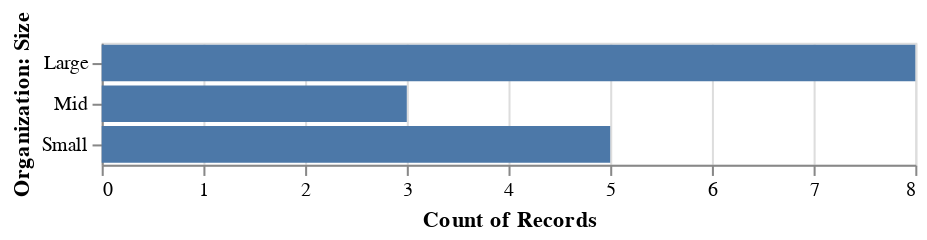
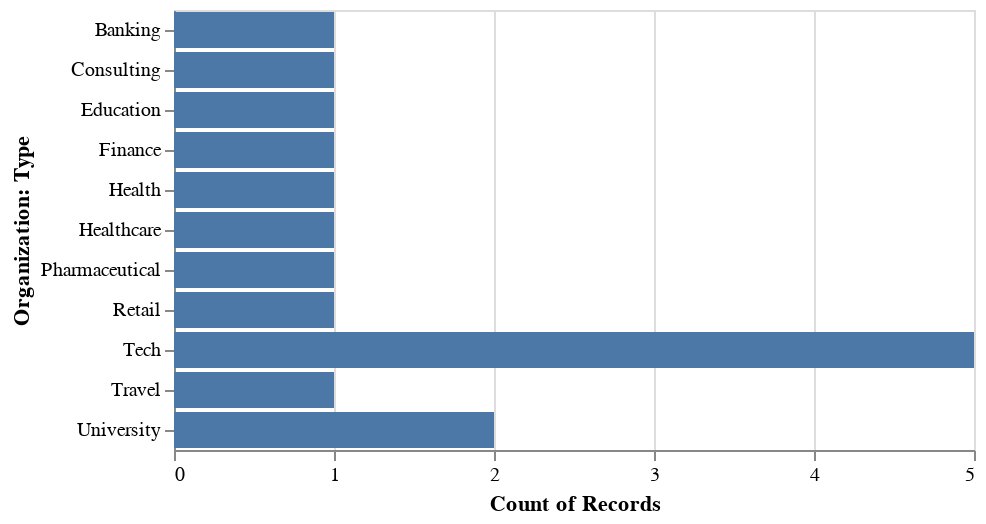
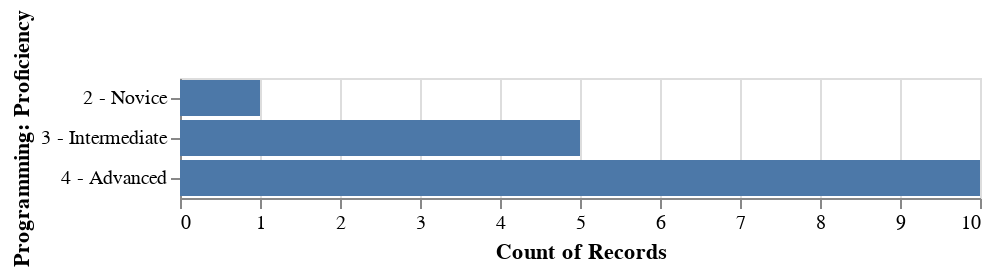
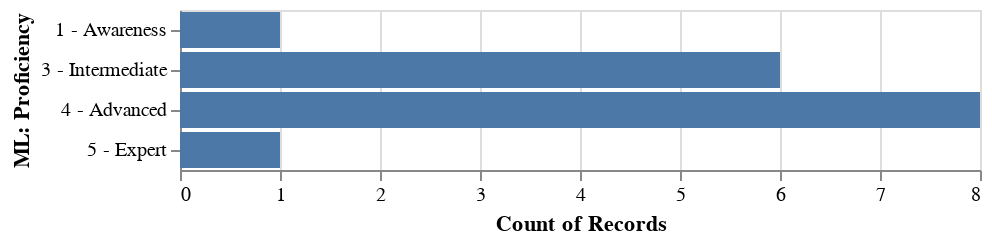

These figures' notebook cell, in order:
### Code cell
for col in singlechoice:
    chart = plotSingleChoice(col)
    display(chart)

### Figure 1 — Vega-Lite specification as saved in the notebook (floating-point values rounded to 4 significant figures)
{"config": {"view": {"continuousWidth": 400, "continuousHeight": 300}}, "data": {"name": "data-5b25d0b0c0960c663dc1ad58b549b13b"}, "mark": "bar", "encoding": {"x": {"type": "quantitative", "aggregate": "count", "axis": {"tickMinStep": 1}}, "y": {"type": "nominal", "field": "Organization: Size"}}, "$schema": "https://vega.github.io/schema/vega-lite/v4.0.2.json", "datasets": {"data-5b25d0b0c0960c663dc1ad58b549b13b": [{"Participant ID": "1", "Organization: Size": "Mid"}, {"Participant ID": "2", "Organization: Size": "Small"}, {"Participant ID": "3", "Organization: Size": "Large"}, {"Participant ID": "4", "Organization: Size": "Large"}, {"Participant ID": "5", "Organization: Size": "Large"}, {"Participant ID": "6", "Organization: Size": "Small"}, {"Participant ID": "7", "Organization: Size": "Large"}, {"Participant ID": "8", "Organization: Size": "Large"}, {"Participant ID": "9", "Organization: Size": "Small"}, {"Participant ID": "10", "Organization: Size": "Mid"}, {"Participant ID": "11", "Organization: Size": "Small"}, {"Participant ID": "12", "Organization: Size": "Mid"}, {"Participant ID": "13", "Organization: Size": "Large"}, {"Participant ID": "14", "Organization: Size": "Small"}, {"Participant ID": "15", "Organization: Size": "Large"}, {"Participant ID": "16", "Organization: Size": "Large"}]}}

### Figure 2 — Vega-Lite specification as saved in the notebook (floating-point values rounded to 4 significant figures)
{"config": {"view": {"continuousWidth": 400, "continuousHeight": 300}}, "data": {"name": "data-5caaa66ddaf005965fbfafce03670583"}, "mark": "bar", "encoding": {"x": {"type": "quantitative", "aggregate": "count", "axis": {"tickMinStep": 1}}, "y": {"type": "nominal", "field": "Organization: Type"}}, "$schema": "https://vega.github.io/schema/vega-lite/v4.0.2.json", "datasets": {"data-5caaa66ddaf005965fbfafce03670583": [{"Participant ID": "1", "Organization: Type": "Banking"}, {"Participant ID": "2", "Organization: Type": "Health"}, {"Participant ID": "3", "Organization: Type": "Retail"}, {"Participant ID": "4", "Organization: Type": "Tech"}, {"Participant ID": "5", "Organization: Type": "University"}, {"Participant ID": "6", "Organization: Type": "Healthcare"}, {"Participant ID": "7", "Organization: Type": "Finance"}, {"Participant ID": "8", "Organization: Type": "University"}, {"Participant ID": "9", "Organization: Type": "Tech"}, {"Participant ID": "10", "Organization: Type": "Travel"}, {"Participant ID": "11", "Organization: Type": "Tech"}, {"Participant ID": "12", "Organization: Type": "Education"}, {"Participant ID": "13", "Organization: Type": "Tech"}, {"Participant ID": "14", "Organization: Type": "Consulting"}, {"Participant ID": "15", "Organization: Type": "Pharmaceutical"}, {"Participant ID": "16", "Organization: Type": "Tech"}]}}

### Figure 3 — Vega-Lite specification as saved in the notebook (floating-point values rounded to 4 significant figures)
{"config": {"view": {"continuousWidth": 400, "continuousHeight": 300}}, "data": {"name": "data-b6f57cb7a820c3e3a0ccc2cd0558b5c6"}, "mark": "bar", "encoding": {"x": {"type": "quantitative", "aggregate": "count", "axis": {"tickMinStep": 1}}, "y": {"type": "nominal", "field": "Programming: Proficiency"}}, "$schema": "https://vega.github.io/schema/vega-lite/v4.0.2.json", "datasets": {"data-b6f57cb7a820c3e3a0ccc2cd0558b5c6": [{"Participant ID": "1", "Programming: Proficiency": "4 - Advanced"}, {"Participant ID": "2", "Programming: Proficiency": "4 - Advanced"}, {"Participant ID": "3", "Programming: Proficiency": "4 - Advanced"}, {"Participant ID": "4", "Programming: Proficiency": "4 - Advanced"}, {"Participant ID": "5", "Programming: Proficiency": "4 - Advanced"}, {"Participant ID": "6", "Programming: Proficiency": "4 - Advanced"}, {"Participant ID": "7", "Programming: Proficiency": "3 - Intermediate"}, {"Participant ID": "8", "Programming: Proficiency": "3 - Intermediate"}, {"Participant ID": "9", "Programming: Proficiency": "3 - Intermediate"}, {"Participant ID": "10", "Programming: Proficiency": "3 - Intermediate"}, {"Participant ID": "11", "Programming: Proficiency": "3 - Intermediate"}, {"Participant ID": "12", "Programming: Proficiency": "4 - Advanced"}, {"Participant ID": "13", "Programming: Proficiency": "4 - Advanced"}, {"Participant ID": "14", "Programming: Proficiency": "4 - Advanced"}, {"Participant ID": "15", "Programming: Proficiency": "4 - Advanced"}, {"Participant ID": "16", "Programming: Proficiency": "2 - Novice"}]}}

### Figure 4 — Vega-Lite specification as saved in the notebook (floating-point values rounded to 4 significant figures)
{"config": {"view": {"continuousWidth": 400, "continuousHeight": 300}}, "data": {"name": "data-915c86b2371c78f3a51b7979b31e3169"}, "mark": "bar", "encoding": {"x": {"type": "quantitative", "aggregate": "count", "axis": {"tickMinStep": 1}}, "y": {"type": "nominal", "field": "ML: Proficiency"}}, "$schema": "https://vega.github.io/schema/vega-lite/v4.0.2.json", "datasets": {"data-915c86b2371c78f3a51b7979b31e3169": [{"Participant ID": "1", "ML: Proficiency": "3 - Intermediate"}, {"Participant ID": "2", "ML: Proficiency": "3 - Intermediate"}, {"Participant ID": "3", "ML: Proficiency": "4 - Advanced"}, {"Participant ID": "4", "ML: Proficiency": "4 - Advanced"}, {"Participant ID": "5", "ML: Proficiency": "5 - Expert"}, {"Participant ID": "6", "ML: Proficiency": "4 - Advanced"}, {"Participant ID": "7", "ML: Proficiency": "3 - Intermediate"}, {"Participant ID": "8", "ML: Proficiency": "4 - Advanced"}, {"Participant ID": "9", "ML: Proficiency": "1 - Awareness"}, {"Participant ID": "10", "ML: Proficiency": "3 - Intermediate"}, {"Participant ID": "11", "ML: Proficiency": "4 - Advanced"}, {"Participant ID": "12", "ML: Proficiency": "4 - Advanced"}, {"Participant ID": "13", "ML: Proficiency": "4 - Advanced"}, {"Participant ID": "14", "ML: Proficiency": "3 - Intermediate"}, {"Participant ID": "15", "ML: Proficiency": "4 - Advanced"}, {"Participant ID": "16", "ML: Proficiency": "3 - Intermediate"}]}}
